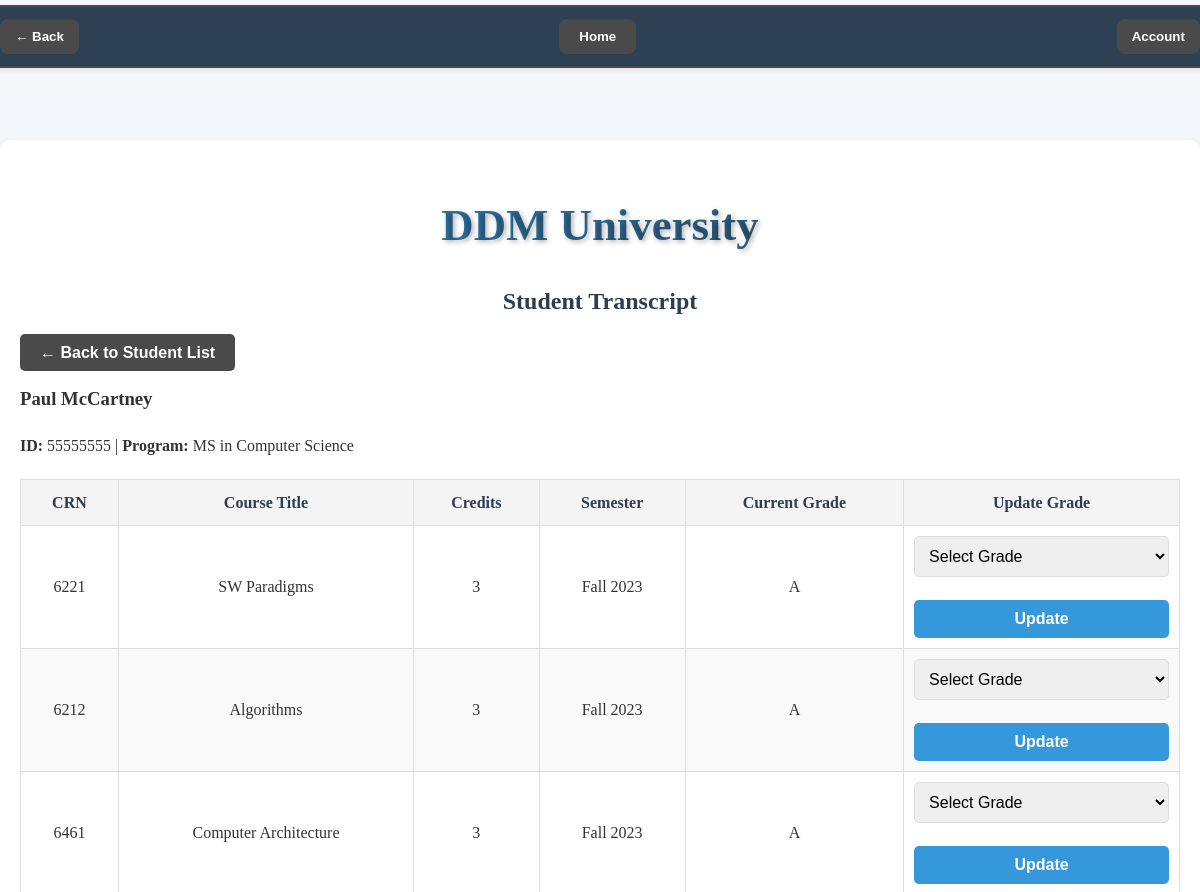
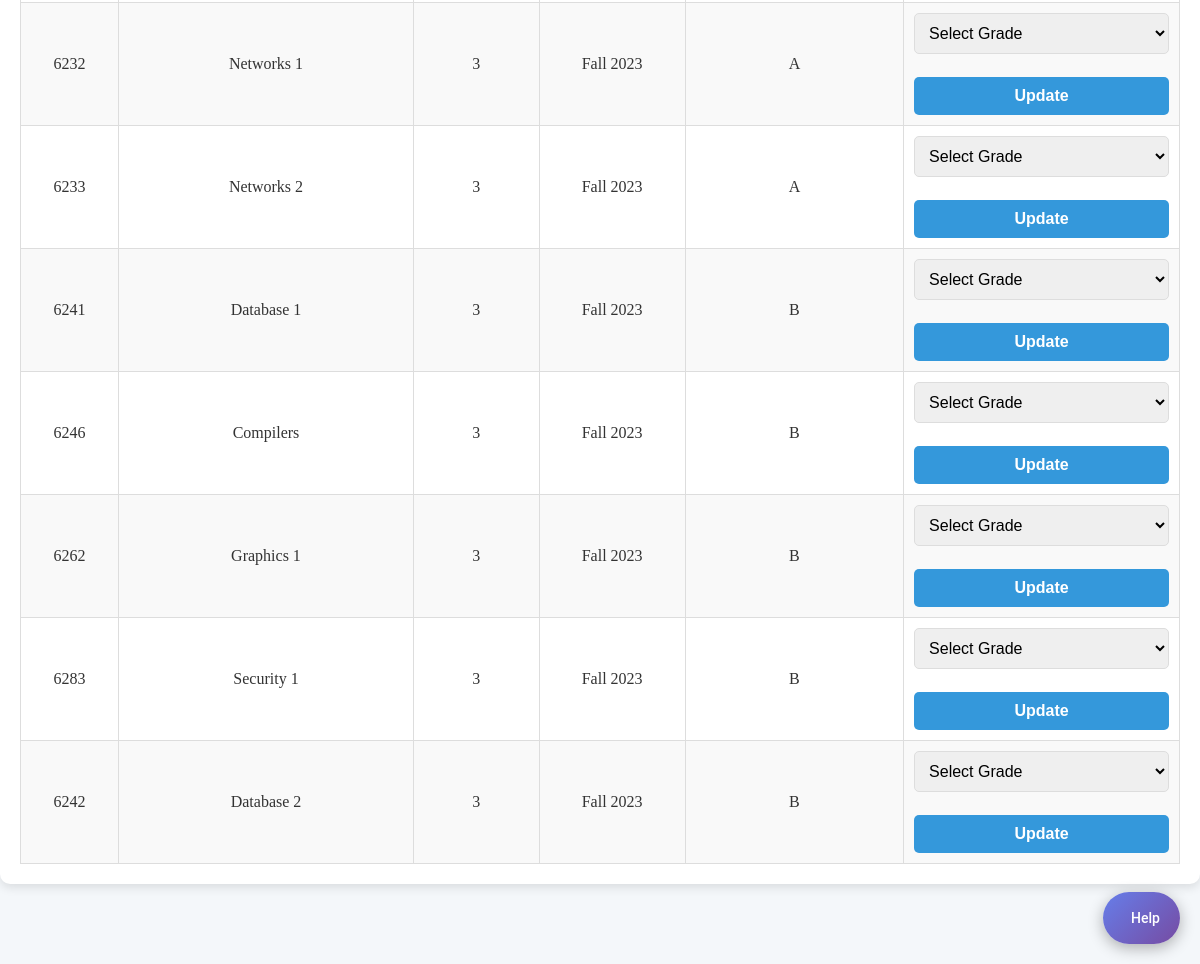
Screenshot of /admin_view_transcript/55555555 (signed in) with the database file from the repository (2 pictures, top to bottom).
### tables this page shows
CREATE TABLE users (
    uid CHAR(8) PRIMARY KEY,
    email VARCHAR(100) UNIQUE NOT NULL,
    username VARCHAR(50) UNIQUE NOT NULL,
    password VARCHAR(255) NOT NULL,
    user_type INTEGER NOT NULL CHECK (user_type BETWEEN 1 AND 6),
    first_name VARCHAR(50) NOT NULL,
    last_name VARCHAR(50) NOT NULL,
    address TEXT,
    created_at TIMESTAMP DEFAULT CURRENT_TIMESTAMP,
    updated_at TIMESTAMP DEFAULT CURRENT_TIMESTAMP,
    CHECK (length(uid) = 8 AND uid GLOB '[0-9]*')
    -- 1 = applicant, 2 = gradstudent, 3 = faculty, 4 = admin, 5 = gs, 6 = alumni
);

CREATE TABLE grad_student (
    uid CHAR(8) PRIMARY KEY,
    advisor_uid CHAR(8),
    d_num INTEGER NOT NULL,
    program VARCHAR(100) NOT NULL,
    credit_hours INTEGER DEFAULT 0,
    gpa REAL DEFAULT 0.0,
    is_suspended BOOLEAN DEFAULT FALSE,
    has_advising_hold BOOLEAN DEFAULT TRUE,
    form1_submitted BOOLEAN DEFAULT FALSE,
    form1_approved BOOLEAN DEFAULT FALSE,
    graduation_requested BOOLEAN DEFAULT FALSE,
    graduation_approved BOOLEAN DEFAULT FALSE,
    thesis_submitted BOOLEAN DEFAULT FALSE,
    thesis_approved BOOLEAN DEFAULT FALSE,
    matriculation_date DATE,
    FOREIGN KEY (uid) REFERENCES users(uid),
    FOREIGN KEY (advisor_uid) REFERENCES faculty(uid),
    FOREIGN KEY (d_num) REFERENCES department(d_num)
);

CREATE TABLE transcript (
    id INTEGER PRIMARY KEY AUTOINCREMENT,
    student_uid CHAR(8) NOT NULL,
    crn INTEGER NOT NULL,
    semester VARCHAR(20) NOT NULL,
    grade VARCHAR(2),
    grade_edited BOOLEAN DEFAULT FALSE,
    FOREIGN KEY (student_uid) REFERENCES grad_student(uid),
    FOREIGN KEY (crn) REFERENCES courses(crn),
    UNIQUE(student_uid, crn, semester)
);

CREATE TABLE courses (
    crn INTEGER PRIMARY KEY,
    course_title VARCHAR(100) NOT NULL,
    d_num INTEGER NOT NULL,
    credits INTEGER NOT NULL,
    description TEXT,
    FOREIGN KEY (d_num) REFERENCES department(d_num)
);

### main.py (the view)
@app.route('/admin_view_transcript/<student_id>')
def admin_view_transcript(student_id):
    if 'uid' not in session:
        return redirect(url_for('login'))  # Redirect to login if not logged in
    error = request.args.get('error')
    success = request.args.get('success')
    conn = get_db_connection()
    student = conn.execute("""
        SELECT
            gs.uid,
            u.first_name,
            u.last_name,
            gs.program
        FROM grad_student gs
        JOIN users u
          ON gs.uid = u.uid
        WHERE gs.uid = ?
    """, (student_id,)).fetchone()
    transcript = conn.execute("""
        SELECT
            t.crn,
            c.course_title   AS coursetitle,
            c.credits,
            t.semester,
            t.grade
        FROM transcript t
        JOIN courses c
          ON t.crn = c.crn
        WHERE t.student_uid = ?
        ORDER BY t.semester
    """, (student_id,)).fetchall()
    conn.close()
    if not student:
        return render_template('REGS-admin_view_transcript.html',error="Student not found.")
    return render_template(
        'REGS-admin_view_transcript.html',
        student=student,
        transcript=transcript,
        error=error,
        success=success
    )

### main.py (called while the page is built)
def get_db_connection(): #basic getting connection fucntion to avoid repetitivness
    conn = sqlite3.connect('phase-2.db')
    conn.row_factory = sqlite3.Row
    return conn

### templates/REGS-admin_view_transcript.html (shortened to what this page needs)
<!DOCTYPE html>
<html lang="en">
<head>
  <link rel="stylesheet" href="/static/css/styles.css">
</head>
<body class="system-admin-page">
  <div class="navbar">
    <div class="homeButton">
      <button onclick="location.href='/home'">Home</button>
    </div>
    <button onclick="window.location.href='{{ request.referrer }}'" class="back-button">
      ← Back
    </button>
    <div class="dropdown">
      <button onclick="toggleDropdown()">Account</button>
    </div>
  </div>
  {% include "chatbot.html" %}
  <main class="form-container">
    <h1>DDM University</h1>
    <h2>Student Transcript</h2>
    <a href="{{ url_for('admin_all_students') }}" class="secondary-button">← Back to Student List</a>
    <div class="student-info" style="margin-bottom: 1rem;">
      <h3>{{ student['first_name'] }} {{ student['last_name'] }}</h3>
      <p><strong>ID:</strong> {{ student['uid'] }} | <strong>Program:</strong> {{ student['program'] }}</p>
    </div>
    <table class="styled-table">
      <thead>
        <tr>
          <th>CRN</th>
          <th>Course Title</th>
          <th>Credits</th>
          <th>Semester</th>
          <th>Current Grade</th>
          <th>Update Grade</th>
        </tr>
      </thead>
      <tbody>
        {% for row in transcript %}
        <tr>
          <td>{{ row['crn'] }}</td>
          <td>{{ row['coursetitle'] }}</td>
          <td>{{ row['credits'] }}</td>
          <td>{{ row['semester'] }}</td>
          <td>{{ row['grade'] if row['grade'] else 'IP' }}</td>
          <td>
            <form method="POST" action="{{ url_for('update_grade') }}" style="margin: 0;">
              <select name="new_grade" class="styled-dropdown">
                <option value="">Select Grade</option>
              </select>
              <button type="submit" class="primary-button" style="margin-top: 0.5rem;">Update</button>
            </form>
          </td>
        </tr>
        {% endfor %}
      </tbody>
    </table>
  </main>
</body>
</html>

### rows the page displays
users: first_name "Paul", last_name "McCartney"
grad_student: uid "55555555", program "MS in Computer Science"
transcript: crn "6221", coursetitle "SW Paradigms", credits "3", semester "Fall 2023", grade "A"
transcript: crn "6212", coursetitle "Algorithms", credits "3", semester "Fall 2023", grade "A"
transcript: crn "6461", coursetitle "Computer Architecture", credits "3", semester "Fall 2023", grade "A"
transcript: crn "6232", coursetitle "Networks 1", credits "3", semester "Fall 2023", grade "A"
transcript: crn "6233", coursetitle "Networks 2", credits "3", semester "Fall 2023", grade "A"
transcript: crn "6241", coursetitle "Database 1", credits "3", semester "Fall 2023", grade "B"
transcript: crn "6246", coursetitle "Compilers", credits "3", semester "Fall 2023", grade "B"
transcript: crn "6262", coursetitle "Graphics 1", credits "3", semester "Fall 2023", grade "B"
transcript: crn "6283", coursetitle "Security 1", credits "3", semester "Fall 2023", grade "B"
transcript: crn "6242", coursetitle "Database 2", credits "3", semester "Fall 2023", grade "B"
